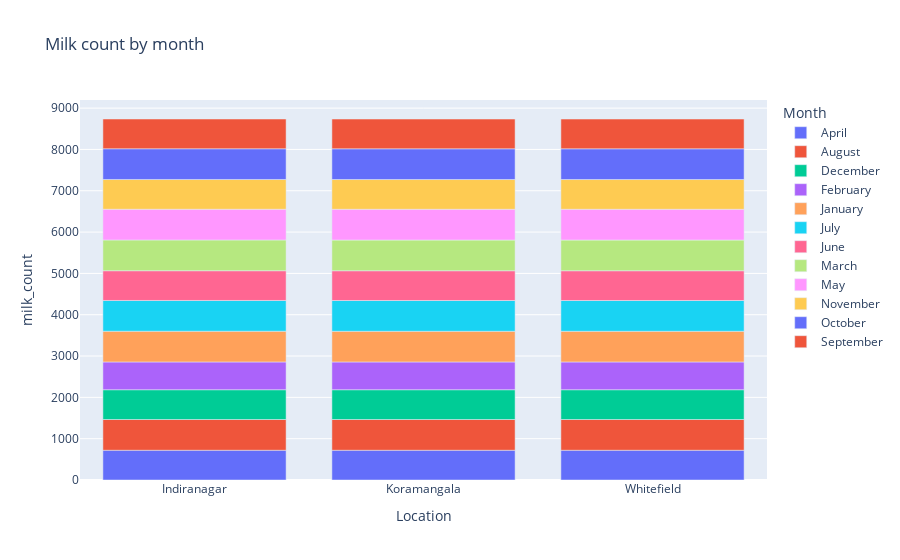

Notebook cell for this chart:
### Code cell
# Preparing data for monthly visualization
plot_data=milk_by_month.reset_index(name='milk_count')

# Creating a bar plot for milk count by month
fig=px.bar(plot_data,x='Location',y='milk_count',color='Month',
           title=('Milk count by month'),
           labels={'Location':'Location','milk_count':'milk_count','Month':'Month'})
fig.show()

### Figure 1 — Plotly figure (JSON) as saved in the notebook; plotly's stock layout.template omitted (floating-point values rounded to 4 significant figures)
{"data": [{"alignmentgroup": "True", "hovertemplate": "Month=April<br>Location=%{x}<br>milk_count=%{y}<extra></extra>", "legendgroup": "April", "marker": {"color": "#636efa", "pattern": {"shape": ""}}, "name": "April", "offsetgroup": "April", "orientation": "v", "showlegend": true, "textposition": "auto", "type": "bar", "x": ["Indiranagar", "Koramangala", "Whitefield"], "xaxis": "x", "y": [720, 720, 720], "yaxis": "y"}, {"alignmentgroup": "True", "hovertemplate": "Month=August<br>Location=%{x}<br>milk_count=%{y}<extra></extra>", "legendgroup": "August", "marker": {"color": "#EF553B", "pattern": {"shape": ""}}, "name": "August", "offsetgroup": "August", "orientation": "v", "showlegend": true, "textposition": "auto", "type": "bar", "x": ["Indiranagar", "Koramangala", "Whitefield"], "xaxis": "x", "y": [744, 744, 744], "yaxis": "y"}, {"alignmentgroup": "True", "hovertemplate": "Month=December<br>Location=%{x}<br>milk_count=%{y}<extra></extra>", "legendgroup": "December", "marker": {"color": "#00cc96", "pattern": {"shape": ""}}, "name": "December", "offsetgroup": "December", "orientation": "v", "showlegend": true, "textposition": "auto", "type": "bar", "x": ["Indiranagar", "Koramangala", "Whitefield"], "xaxis": "x", "y": [721, 721, 721], "yaxis": "y"}, {"alignmentgroup": "True", "hovertemplate": "Month=February<br>Location=%{x}<br>milk_count=%{y}<extra></extra>", "legendgroup": "February", "marker": {"color": "#ab63fa", "pattern": {"shape": ""}}, "name": "February", "offsetgroup": "February", "orientation": "v", "showlegend": true, "textposition": "auto", "type": "bar", "x": ["Indiranagar", "Koramangala", "Whitefield"], "xaxis": "x", "y": [672, 672, 672], "yaxis": "y"}, {"alignmentgroup": "True", "hovertemplate": "Month=January<br>Location=%{x}<br>milk_count=%{y}<extra></extra>", "legendgroup": "January", "marker": {"color": "#FFA15A", "pattern": {"shape": ""}}, "name": "January", "offsetgroup": "January", "orientation": "v", "showlegend": true, "textposition": "auto", "type": "bar", "x": ["Indiranagar", "Koramangala", "Whitefield"], "xaxis": "x", "y": [744, 743, 743], "yaxis": "y"}, {"alignmentgroup": "True", "hovertemplate": "Month=July<br>Location=%{x}<br>milk_count=%{y}<extra></extra>", "legendgroup": "July", "marker": {"color": "#19d3f3", "pattern": {"shape": ""}}, "name": "July", "offsetgroup": "July", "orientation": "v", "showlegend": true, "textposition": "auto", "type": "bar", "x": ["Indiranagar", "Koramangala", "Whitefield"], "xaxis": "x", "y": [744, 744, 744], "yaxis": "y"}, {"alignmentgroup": "True", "hovertemplate": "Month=June<br>Location=%{x}<br>milk_count=%{y}<extra></extra>", "legendgroup": "June", "marker": {"color": "#FF6692", "pattern": {"shape": ""}}, "name": "June", "offsetgroup": "June", "orientation": "v", "showlegend": true, "textposition": "auto", "type": "bar", "x": ["Indiranagar", "Koramangala", "Whitefield"], "xaxis": "x", "y": [720, 720, 720], "yaxis": "y"}, {"alignmentgroup": "True", "hovertemplate": "Month=March<br>Location=%{x}<br>milk_count=%{y}<extra></extra>", "legendgroup": "March", "marker": {"color": "#B6E880", "pattern": {"shape": ""}}, "name": "March", "offsetgroup": "March", "orientation": "v", "showlegend": true, "textposition": "auto", "type": "bar", "x": ["Indiranagar", "Koramangala", "Whitefield"], "xaxis": "x", "y": [744, 744, 744], "yaxis": "y"}, {"alignmentgroup": "True", "hovertemplate": "Month=May<br>Location=%{x}<br>milk_count=%{y}<extra></extra>", "legendgroup": "May", "marker": {"color": "#FF97FF", "pattern": {"shape": ""}}, "name": "May", "offsetgroup": "May", "orientation": "v", "showlegend": true, "textposition": "auto", "type": "bar", "x": ["Indiranagar", "Koramangala", "Whitefield"], "xaxis": "x", "y": [744, 744, 744], "yaxis": "y"}, {"alignmentgroup": "True", "hovertemplate": "Month=November<br>Location=%{x}<br>milk_count=%{y}<extra></extra>", "legendgroup": "November", "marker": {"color": "#FECB52", "pattern": {"shape": ""}}, "name": "November", "offsetgroup": "November", "orientation": "v", "showlegend": true, "textposition": "auto", "type": "bar", "x": ["Indiranagar", "Koramangala", "Whitefield"], "xaxis": "x", "y": [720, 720, 720], "yaxis": "y"}, {"alignmentgroup": "True", "hovertemplate": "Month=October<br>Location=%{x}<br>milk_count=%{y}<extra></extra>", "legendgroup": "October", "marker": {"color": "#636efa", "pattern": {"shape": ""}}, "name": "October", "offsetgroup": "October", "orientation": "v", "showlegend": true, "textposition": "auto", "type": "bar", "x": ["Indiranagar", "Koramangala", "Whitefield"], "xaxis": "x", "y": [744, 744, 744], "yaxis": "y"}, {"alignmentgroup": "True", "hovertemplate": "Month=September<br>Location=%{x}<br>milk_count=%{y}<extra></extra>", "legendgroup": "September", "marker": {"color": "#EF553B", "pattern": {"shape": ""}}, "name": "September", "offsetgroup": "September", "orientation": "v", "showlegend": true, "textposition": "auto", "type": "bar", "x": ["Indiranagar", "Koramangala", "Whitefield"], "xaxis": "x", "y": [720, 720, 720], "yaxis": "y"}], "layout": {"barmode": "relative", "legend": {"title": {"text": "Month"}, "tracegroupgap": 0}, "title": {"text": "Milk count by month"}, "xaxis": {"anchor": "y", "domain": [0, 1], "title": {"text": "Location"}}, "yaxis": {"anchor": "x", "domain": [0, 1], "title": {"text": "milk_count"}}}}
